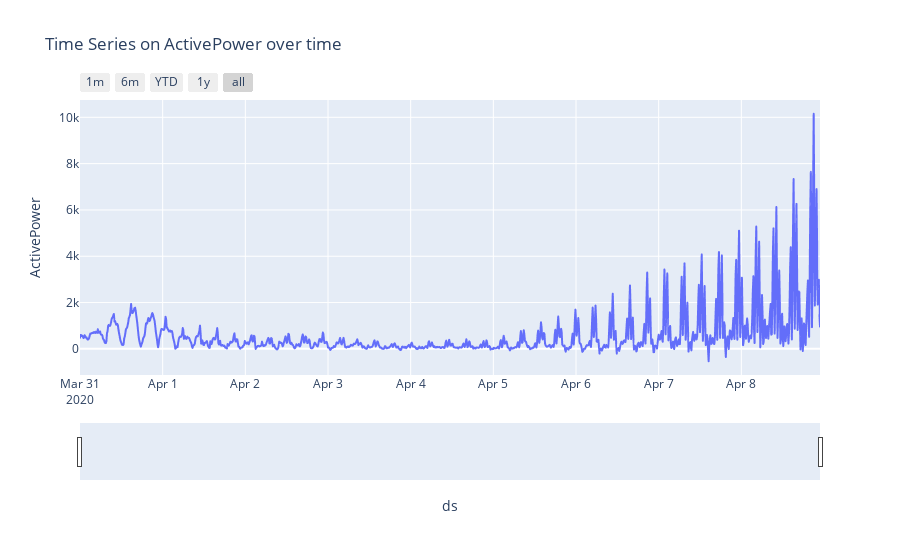

The notebook cell saved with this chart:
### Code cell
predict_df = output["ActivePower"].pd_dataframe().reset_index(drop=False)
predict_df["ds"] = predict_df["ds"].dt.strftime("%Y-%m-%d %H:%M")

# Plot the time series with plotly express (ActivePower column is the target)
import plotly.express as px

fig = px.line(predict_df, x='ds', y='ActivePower', title='Time Series on ActivePower over time')

fig.update_xaxes(
    rangeslider_visible=True,
    rangeselector=dict(
        buttons=list([
            dict(count=1, label="1m", step="month", stepmode="backward"),
            dict(count=6, label="6m", step="month", stepmode="backward"),
            dict(count=1, label="YTD", step="year", stepmode="todate"),
            dict(count=1, label="1y", step="year", stepmode="backward"),
            dict(step="all")
        ])
    )
)
fig.show()

### Figure 1 — Plotly figure (JSON) as saved in the notebook; plotly's stock layout.template omitted (floating-point values rounded to 4 significant figures; data arrays with more than 128 entries replaced by an {"elided": "..."} marker saying what was removed)
{"data": [{"hovertemplate": "ds=%{x}<br>ActivePower=%{y}<extra></extra>", "legendgroup": "", "line": {"color": "#636efa", "dash": "solid"}, "marker": {"symbol": "circle"}, "mode": "lines", "name": "", "showlegend": false, "type": "scattergl", "x": {"elided": "1290 str values"}, "xaxis": "x", "y": {"elided": "1290 float values"}, "yaxis": "y"}], "layout": {"legend": {"tracegroupgap": 0}, "title": {"text": "Time Series on ActivePower over time"}, "xaxis": {"anchor": "y", "domain": [0, 1], "rangeselector": {"buttons": [{"count": 1, "label": "1m", "step": "month", "stepmode": "backward"}, {"count": 6, "label": "6m", "step": "month", "stepmode": "backward"}, {"count": 1, "label": "YTD", "step": "year", "stepmode": "todate"}, {"count": 1, "label": "1y", "step": "year", "stepmode": "backward"}, {"step": "all"}]}, "rangeslider": {"visible": true}, "title": {"text": "ds"}}, "yaxis": {"anchor": "x", "domain": [0, 1], "title": {"text": "ActivePower"}}}}
